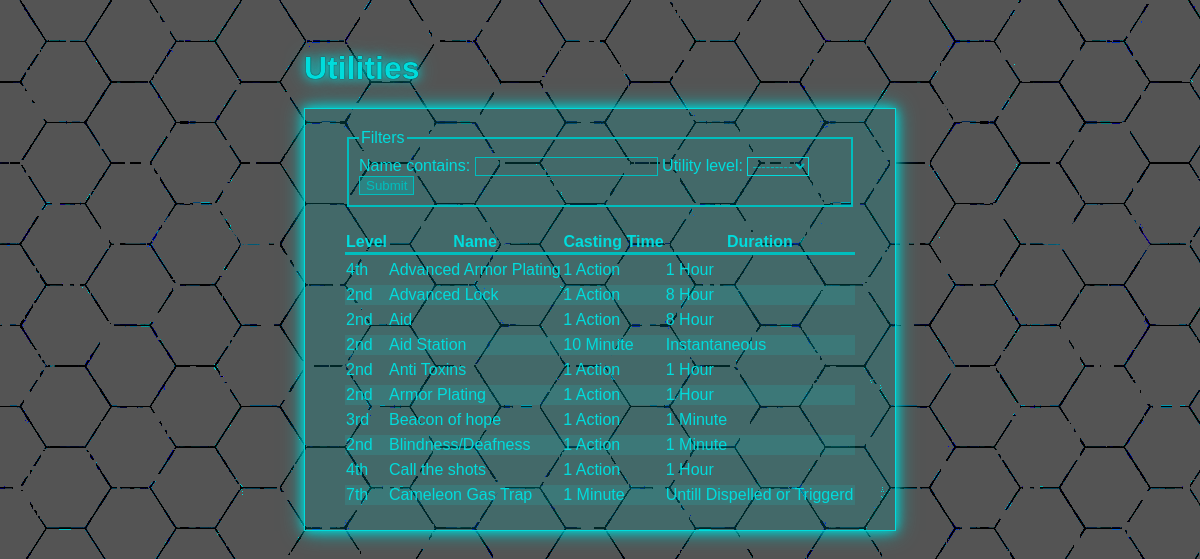
The app's page /utilities/, older data.
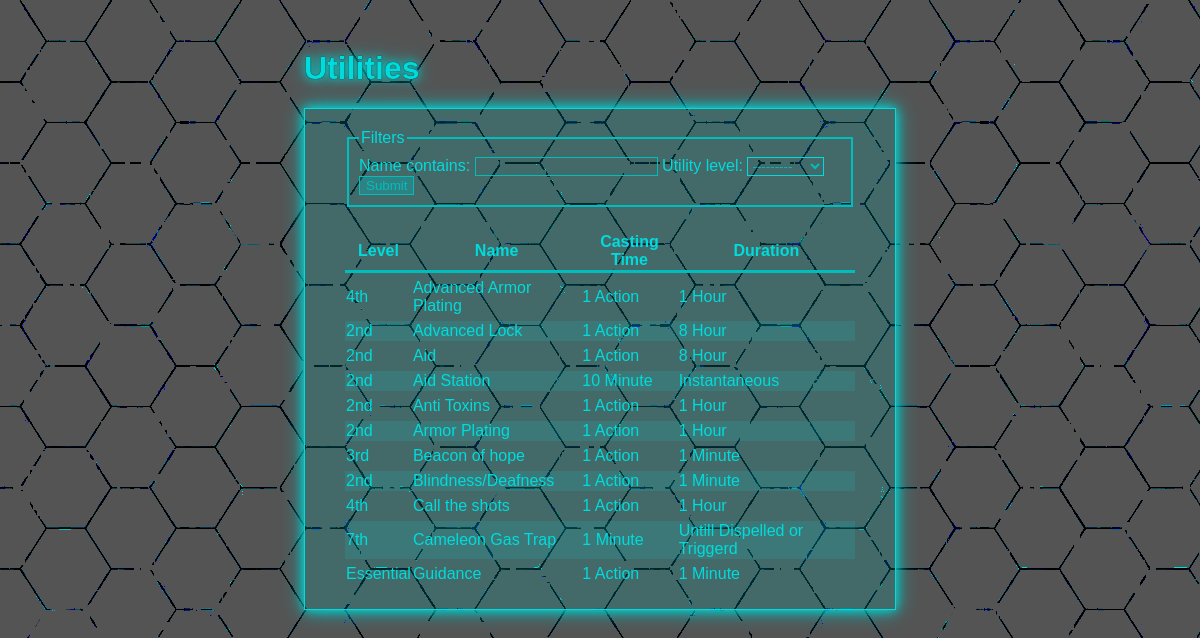
The same page, newer data.
### utilities/models.py (models this page shows, shortened)
class Utility(models.Model):
    name = models.CharField(max_length=25)
    description = models.TextField(blank=True)
    at_higher_levels = models.TextField(blank=True)
    ritual = models.BooleanField(default=False)
    utility_level = models.ForeignKey(
        UtilityLevel, models.SET_DEFAULT, default=0)
    casting_time_unit = models.ForeignKey(
        UtilityCastingTimeUnit, models.SET_DEFAULT, default=1)
    casting_time_quantity = models.IntegerField(null=True)
    reaction_casting_description = models.TextField(blank=True)
    components = models.ManyToManyField(UtilityComponent, blank=True)
    material_components = models.TextField(blank=True)
    range_type = models.ForeignKey(RangeType, models.SET_NULL, null=True)
    range_distance = models.IntegerField(null=True, default=0)
    duration_type = models.ForeignKey(DurationType, models.SET_NULL, null=True)
    duration_time_unit = models.ForeignKey(
        DurationTimeUnit, on_delete=models.SET_NULL, null=True, blank=True)
    duration_quantity = models.IntegerField(null=True, blank=True)
    origin = models.CharField(max_length=25, blank=True)
    origin_link = models.URLField(blank=True)
    class Meta:
        verbose_name_plural = 'Utilities'

class UtilityLevel(models.Model):
    id = models.IntegerField(primary_key=True)
    level = models.CharField(max_length=10)
    def __str__(self):
        return self.level

class UtilityCastingTimeUnit(models.Model):
    unit = models.CharField(max_length=15)
    def __str__(self):
        return self.unit

class DurationTimeUnit(models.Model):
    unit = models.CharField(max_length=10)
    def __str__(self):
        return self.unit

class DurationType(models.Model):
    type = models.CharField(max_length=30)
    def __str__(self):
        return self.type

### utilities/views.py (the view)
# urls.py: path('', views.utility_list, name='utility_list'),
def utility_list(request):
    utilities = Utility.objects.all()
    utilities_filter = UtilityFilter(request.GET, queryset=utilities)
    context = {
        'utilities_filter': utilities_filter
    }
    return render(request, "utilities/utility_list.html", context)

### utilities/templates/utilities/utility_list.html
{% extends 'utilities/base.html' %}
{% block 'header' %}
<h1>Utilities</h1>
{% endblock 'header' %}
{% block 'content' %}
<div>
  <form method="get">
    <fieldset>
      <legend>Filters</legend>
      {{ utilities_filter.form }}
      <button>Submit</button>
    </fieldset>
  </form>
</div>
  {% if utilities_filter.qs %}
  <table>
    <thead>
      <tr>
        <th>Level</th>
        <th>Name</th>
        <th>Casting Time</th>
        <th class="md">Duration</th>
      </tr>
    </thead>
    <tbody>
      {% for utility in utilities_filter.qs %}
      <tr class="data-href" onclick="javascript:window.location.href=`{% url 'detail' utility.id %}`; return false;">
        <td>{{ utility.utility_level }}</td>
        <td>{{ utility.name }}</td>
        <td>{{ utility.casting_time_quantity }} {{ utility.casting_time_unit }}</td>
        {% if utility.duration_type.type == "Time" or utility.duration_type.type == "Consentration" %}
        <td class="md">{{ utility.duration_quantity }} {{ utility.duration_time_unit }}</td>
        {% else %}
        <td class="md">{{ utility.duration_type }}</td>
        {% endif %}
      </tr>
      {% endfor %}
    </tbody>
  </table>
  {% else %}
  <p>No utility found.</p>
  {% endif %}
{% endblock 'content' %}

Row changes from the older to the newer data that the page shows:
added Utility: utility_level "Essential", name "Guidance", casting_time_quantity "1", casting_time_unit "Action", duration_quantity "1", duration_time_unit "Minute"
